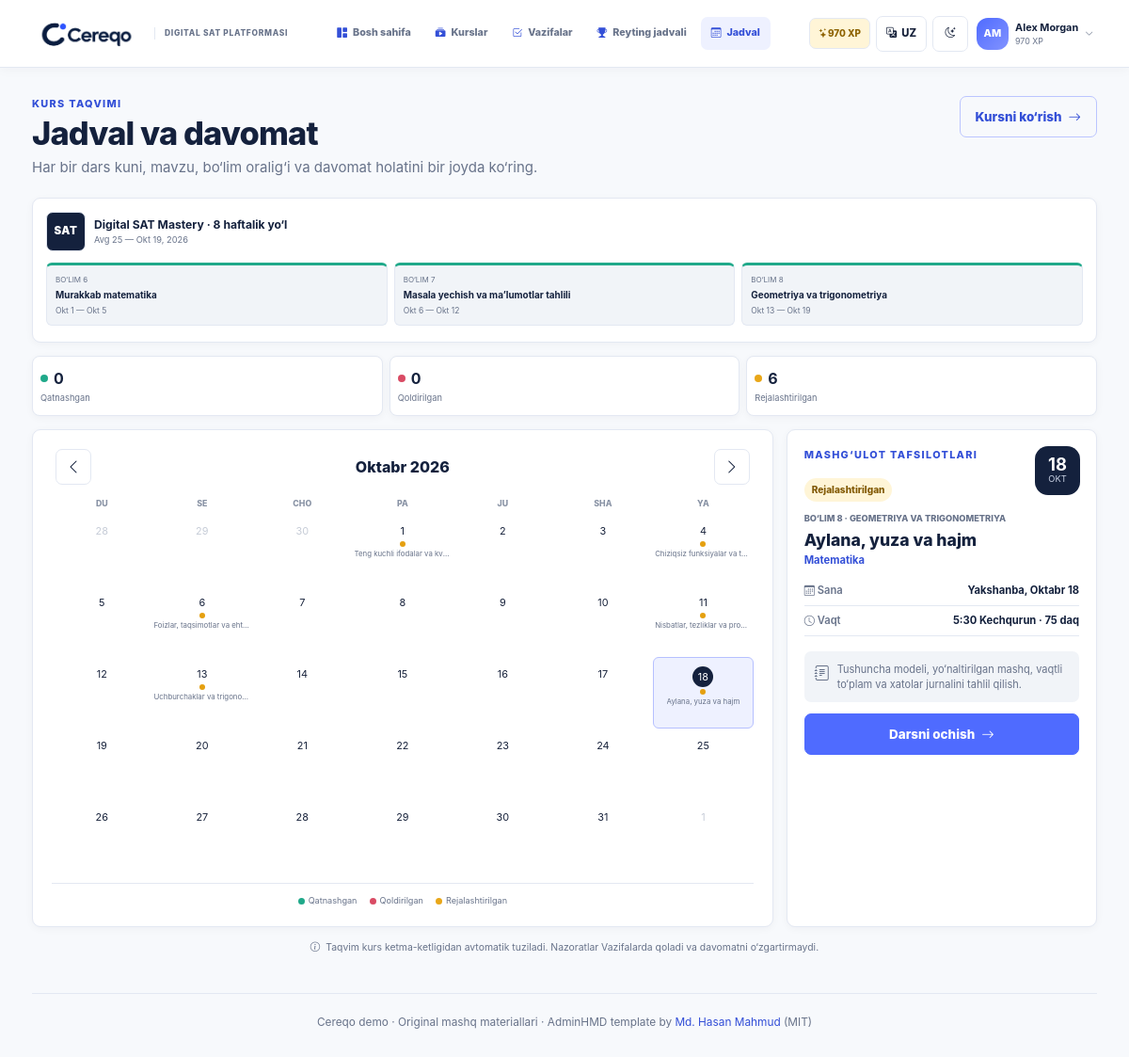
/attendance/ (signed in), run on an earlier commit of the app's database.
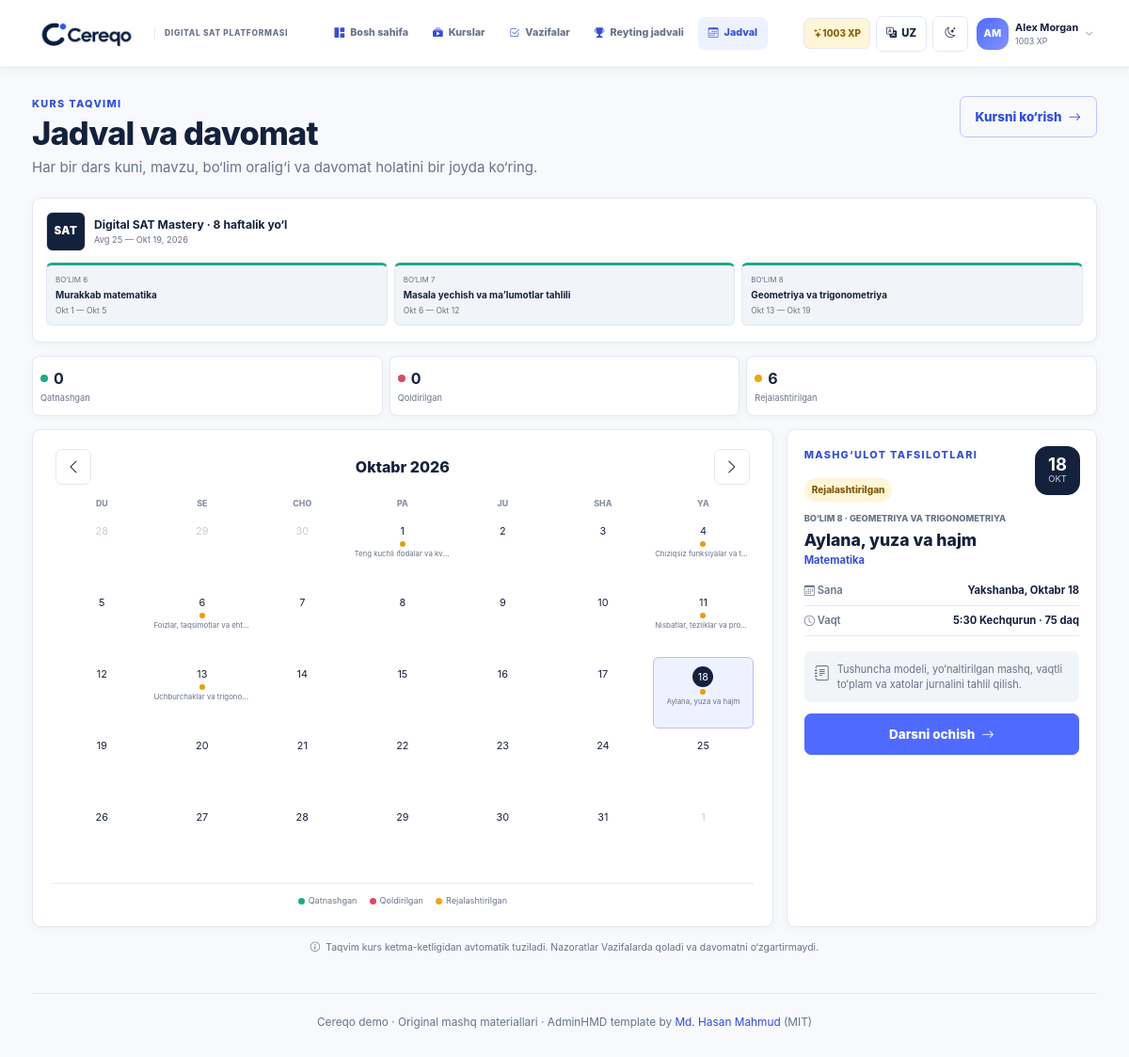
And on a later commit of the database.
### learning/models.py (models this page shows, shortened)
class Student(models.Model):
    user = models.OneToOneField(
        settings.AUTH_USER_MODEL,
        on_delete=models.CASCADE,
        related_name="student_profile",
        null=True,
        blank=True,
    )
    name = models.CharField(max_length=100, unique=True)
    initials = models.CharField(max_length=3)
    points = models.PositiveIntegerField(default=0)
    streak = models.PositiveIntegerField(default=0)
    badge = models.CharField(max_length=80, blank=True)
    is_demo = models.BooleanField(default=False)
    class Meta:
        ordering = ["-points", "name"]

class Course(models.Model):
    title = models.CharField(max_length=160)
    code = models.SlugField(max_length=60, unique=True)
    description = models.TextField()
    instructor_name = models.CharField(max_length=100, default="Cereqo mentor")
    instructor_role = models.CharField(max_length=100, default="SAT mentor")
    cover_image = models.CharField(
        max_length=255,
        default="cereqo/img/mentors/cereqo-classroom.jpg",
    )
    start_date = models.DateField()
    end_date = models.DateField()
    target_score = models.PositiveSmallIntegerField(default=1400)
    is_active = models.BooleanField(default=True)
    class Meta:
        ordering = ["-is_active", "start_date", "id"]

class CourseSection(models.Model):
    SUBJECT_CHOICES = [("math", "Math"), ("rw", "Reading & Writing")]
    course = models.ForeignKey(Course, on_delete=models.CASCADE, related_name="sections")
    title = models.CharField(max_length=160)
    domain = models.CharField(max_length=120)
    subject = models.CharField(max_length=10, choices=SUBJECT_CHOICES)
    description = models.TextField()
    start_date = models.DateField()
    end_date = models.DateField()
    order = models.PositiveSmallIntegerField(default=1)
    exam_weight_percent = models.PositiveSmallIntegerField(default=25)
    class Meta:
        ordering = ["course", "order", "id"]
        constraints = [
            models.UniqueConstraint(fields=["course", "order"], name="unique_course_section_order")
        ]

class AttendanceSession(models.Model):
    STATUS_CHOICES = [
        ("attended", "Attended"),
        ("missed", "Missed"),
        ("scheduled", "Scheduled"),
    ]
    date = models.DateField(unique=True)
    lesson = models.OneToOneField(
        Lesson, on_delete=models.CASCADE, related_name="attendance_session", null=True, blank=True
    )
    title = models.CharField(max_length=140)
    subject = models.CharField(max_length=40)
    start_time = models.TimeField()
    status = models.CharField(max_length=12, choices=STATUS_CHOICES)
    notes = models.TextField(blank=True)
    class Meta:
        ordering = ["date"]

class Lesson(models.Model):
    SUBJECT_CHOICES = [("math", "Math"), ("rw", "Reading & Writing")]
    title = models.CharField(max_length=160)
    section = models.ForeignKey(
        CourseSection, on_delete=models.CASCADE, related_name="lessons", null=True, blank=True
    )
    subject = models.CharField(max_length=10, choices=SUBJECT_CHOICES)
    topic = models.CharField(max_length=120)
    duration_minutes = models.PositiveSmallIntegerField(default=8)
    session_minutes = models.PositiveSmallIntegerField(default=75)
    summary = models.TextField()
    material = models.TextField()
    video_file = models.CharField(max_length=255, default="cereqo/video/demo-lesson-video.mp4")
    progress_percent = models.PositiveSmallIntegerField(
        default=0, validators=[MinValueValidator(0), MaxValueValidator(100)]
    )
    is_today = models.BooleanField(default=False)
    scheduled_date = models.DateField(null=True, blank=True)
    sequence = models.PositiveSmallIntegerField(default=1)
    sort_order = models.PositiveSmallIntegerField(default=0)
    class Meta:
        ordering = ["sort_order", "id"]

### learning/views.py (the view)
# urls.py: path("attendance/", views.attendance, name="attendance"),
@login_required
def attendance(request):
    today = timezone.localdate()
    try:
        year = int(request.GET.get("year", today.year))
        month = int(request.GET.get("month", today.month))
        focus_date = date.fromisoformat(request.GET.get("date", today.isoformat()))
        if not 1 <= month <= 12:
            raise ValueError
    except (ValueError, TypeError):
        year, month, focus_date = today.year, today.month, today
    month_start = date(year, month, 1)
    month_end = date(year, month, calendar.monthrange(year, month)[1])
    session_query = AttendanceSession.objects.select_related("lesson__section").filter(
        date__range=(month_start, month_end)
    )
    sessions = {item.date: item for item in session_query}
    cal = calendar.Calendar(firstweekday=0)
    weeks = []
    for week in cal.monthdatescalendar(year, month):
        weeks.append(
            [
                {
                    "date": day,
                    "day": day.day,
                    "in_month": day.month == month,
                    "is_today": day == today,
                    "session": sessions.get(day),
                }
                for day in week
            ]
        )
    selected = sessions.get(focus_date) or next(iter(sessions.values()), None)
    status_counts = AttendanceSession.objects.filter(date__range=(month_start, month_end)).aggregate(
        attended=Count("id", filter=Q(status="attended")),
        missed=Count("id", filter=Q(status="missed")),
        scheduled=Count("id", filter=Q(status="scheduled")),
    )
    previous = month_start - timedelta(days=1)
    next_month = month_end + timedelta(days=1)
    course = Course.objects.filter(is_active=True).first()
    course_sections = (
        course.sections.filter(start_date__lte=month_end, end_date__gte=month_start) if course else []
    )
    return render(
        request,
        "learning/attendance.html",
        {
            "active_nav": "attendance",
            "weeks": weeks,
            "month_label": month_start,
            "year": year,
            "month": month,
            "previous": previous,
            "next_month": next_month,
            "selected": selected,
            "status_counts": status_counts,
            "course": course,
            "course_sections": course_sections,
            "weekday_labels": ["Mon", "Tue", "Wed", "Thu", "Fri", "Sat", "Sun"],
        },
    )

### learning/context_processors.py (called while the page is built)
def demo_shell(request):
    student = student_for_user(request.user)
    return {"demo_student": student}

### learning/student_profiles.py (called while the page is built)
def student_for_user(user):
    if not user or not user.is_authenticated:
        return None
    try:
        return user.student_profile
    except Student.DoesNotExist:
        display_name = user.get_full_name() or user.email.split("@")[0] or user.get_username()
        display_name = _unique_name(display_name, user)
        return Student.objects.create(
            user=user,
            name=display_name,
            initials=_initials(display_name),
            badge="New learner",
        )

### templates/learning/attendance.html (shortened to what this page needs)
{% extends 'base.html' %}{% load i18n %}
{% block content %}
<section class="page-heading"><div><p class="eyebrow">{% translate "Course calendar" %}</p><h1>{% translate "Schedule & attendance" %}</h1><p>{% translate "See every lesson day, topic, section range, and attendance state in one place." %}</p></div>{% if course %}<a class="btn btn-outline-primary app-btn" href="{% url 'learning:course_detail' course.id %}">{% translate "View course" %}<i class="bi bi-arrow-right"></i></a>{% endif %}</section>
{% if course_sections %}<section class="calendar-course-strip"><div class="strip-heading"><span class="sat-mark">SAT</span><div><strong>{% translate course.title %}</strong><small>{{ course.start_date|date:'M j' }} — {{ course.end_date|date:'M j, Y' }}</small></div></div><div class="strip-sections">{% for section in course_sections %}<a class="strip-section subject-strip-{{ section.subject }}" href="{% url 'learning:section_detail' section.id %}"><span>{% translate "Section" %} {{ section.order }}</span><strong>{% translate section.domain %}</strong><small>{{ section.start_date|date:'M j' }} — {{ section.end_date|date:'M j' }}</small></a>{% endfor %}</div></section>{% endif %}
<section class="attendance-summary" aria-label="Monthly attendance summary">
  <div><span class="summary-dot attended"></span><strong>{{ status_counts.attended }}</strong><small>{% translate "Attended" %}</small></div><div><span class="summary-dot missed"></span><strong>{{ status_counts.missed }}</strong><small>{% translate "Missed" %}</small></div><div><span class="summary-dot scheduled"></span><strong>{{ status_counts.scheduled }}</strong><small>{% translate "Scheduled" %}</small></div>
</section>
<div class="attendance-layout">
  <section class="surface-card calendar-card" aria-label="{% translate 'Attendance calendar' %}">
    <div class="calendar-header"><a aria-label="{% translate 'Previous month' %}" href="?year={{ previous.year }}&month={{ previous.month }}"><i class="bi bi-chevron-left"></i></a><h2>{{ month_label|date:'F Y' }}</h2><a aria-label="{% translate 'Next month' %}" href="?year={{ next_month.year }}&month={{ next_month.month }}"><i class="bi bi-chevron-right"></i></a></div>
    <div class="calendar-grid weekday-row">{% for label in weekday_labels %}<span>{% translate label %}</span>{% endfor %}</div>
    <div class="calendar-grid">
      {% for week in weeks %}{% for cell in week %}
      {% if cell.in_month %}<a class="calendar-day {% if cell.is_today %}today{% endif %} {% if cell.session %}has-session session-{{ cell.session.status }}{% endif %} {% if selected.date == cell.date %}selected{% endif %}" href="?year={{ year }}&month={{ month }}&date={{ cell.date|date:'Y-m-d' }}" aria-label="{{ cell.date|date:'F j' }}{% if cell.session %}, {% translate cell.session.title %}, {{ cell.session.get_status_display }}{% endif %}"><span>{{ cell.day }}</span>{% if cell.session %}<i></i><small>{% translate cell.session.title %}</small>{% endif %}</a>{% else %}<span class="calendar-day outside"><span>{{ cell.day }}</span></span>{% endif %}
      {% endfor %}{% endfor %}
    </div>
    <div class="calendar-legend"><span><i class="attended"></i>{% translate "Attended" %}</span><span><i class="missed"></i>{% translate "Missed" %}</span><span><i class="scheduled"></i>{% translate "Scheduled" %}</span></div>
  </section>
  <aside class="surface-card session-detail">
    <p class="eyebrow">{% translate "Session details" %}</p>
    {% if selected %}
    <div class="session-date"><strong>{{ selected.date|date:'d' }}</strong><span>{{ selected.date|date:'M' }}</span></div><span class="status-badge status-{{ selected.status }}">{% translate selected.get_status_display %}</span>{% if selected.lesson.section %}<p class="session-section">{% translate "Section" %} {{ selected.lesson.section.order }} · {% translate selected.lesson.section.domain %}</p>{% endif %}<h2>{% translate selected.title %}</h2><p class="session-subject">{% translate selected.subject %}</p><dl><div><dt><i class="bi bi-calendar3"></i> {% translate "Date" %}</dt><dd>{{ selected.date|date:'l, F j' }}</dd></div><div><dt><i class="bi bi-clock"></i> {% translate "Time" %}</dt><dd>{{ selected.start_time|time:'g:i A' }} · {{ selected.lesson.session_minutes }} {% translate "min" %}</dd></div></dl><div class="session-note"><i class="bi bi-journal-text"></i><p>{% translate selected.notes %}</p></div>{% if selected.lesson %}<a class="btn btn-primary app-btn w-100" href="{% url 'learning:lesson_detail' selected.lesson.id %}">{% translate "Open lesson" %}<i class="bi bi-arrow-right"></i></a>{% endif %}
    {% else %}<div class="empty-state"><i class="bi bi-calendar2"></i><h2>{% translate "No session selected" %}</h2><p>{% translate "Choose a marked date to view the session." %}</p></div>{% endif %}
  </aside>
</div>
<p class="leaderboard-footnote"><i class="bi bi-info-circle"></i> {% translate "The calendar is generated from the course sequence. Checkpoints remain in Tasks and do not change attendance." %}</p>
{% endblock %}

### templates/base.html (shortened to what this page needs)
{% load static i18n %}
<!doctype html>
<html lang="{{ LANGUAGE_CODE }}">
<head>
  <link rel="stylesheet" href="{% static 'vendor/bootstrap/css/bootstrap.min.css' %}">
  <link rel="stylesheet" href="{% static 'vendor/bootstrap-icons/css/bootstrap-icons.css' %}">
  <link rel="stylesheet" href="{% static 'cereqo/css/cereqo.css' %}">
</head>
<body>
  <div class="app-shell topnav-shell">
    <header class="desktop-topbar main-navbar">
      <a class="topnav-brand" href="{% url 'learning:dashboard' %}"><img src="{% static 'cereqo/img/cereqo-logo.png' %}" alt="Cereqo"><span>{% translate "Digital SAT platform" %}</span></a>
      <nav class="desktop-main-nav" aria-label="Main navigation">{% include 'learning/_nav_links.html' %}</nav>
      <div class="topnav-actions">{% if user.is_authenticated and demo_student %}<span class="topnav-xp"><i class="bi bi-stars"></i>{{ demo_student.points }} XP</span>{% endif %}{% include 'learning/_toolbar_controls.html' %}{% if user.is_authenticated %}{% include 'learning/_profile_menu.html' %}{% else %}<a class="btn btn-primary navbar-login" href="{% url 'login' %}"><i class="bi bi-box-arrow-in-right"></i>{% translate "Log in" %}</a>{% endif %}</div>
    </header>
    <div class="app-main {% if landing_page %}landing-main{% endif %} {% if course_navigation %}has-course-sidebar{% endif %}">
      <main id="main-content" class="{% if landing_page %}landing-content{% else %}page-content{% endif %}" tabindex="-1">
        {% block content %}{% endblock %}
        {% if not landing_page %}
        <footer class="page-footer">{% translate "Cereqo demo" %} · {% translate "Original practice content" %} · AdminHMD template by <a href="https://github.com/HasanMahmudDev" target="_blank" rel="noreferrer">Md. Hasan Mahmud</a> (MIT)</footer>
        {% endif %}
      </main>
    </div>
  </div>
</body>
</html>

### templates/learning/_toolbar_controls.html (shortened to what this page needs)
{% load i18n %}
<div class="dropdown language-menu">
  <button class="toolbar-button" type="button" data-bs-toggle="dropdown" aria-expanded="false" aria-label="{% translate 'Change language' %}">
    <i class="bi bi-translate" aria-hidden="true"></i><span>{{ LANGUAGE_CODE|upper }}</span>
  </button>
</div>
<button class="toolbar-button" type="button" data-theme-toggle data-light-label="{% translate 'Switch to light mode' %}" data-dark-label="{% translate 'Switch to dark mode' %}" aria-label="{% translate 'Switch color theme' %}"><i class="bi bi-moon-stars" data-theme-icon aria-hidden="true"></i></button>

### templates/learning/_profile_menu.html (shortened to what this page needs)
{% load i18n %}
{% if user.is_authenticated and demo_student %}<div class="dropdown profile-menu">
  <button class="profile-trigger" type="button" data-bs-toggle="dropdown" aria-expanded="false" aria-label="{% translate 'Open profile menu' %}"><span class="avatar avatar-sm">{{ demo_student.initials }}</span><span class="profile-trigger-copy"><strong>{{ demo_student.name }}</strong><small>{{ demo_student.points }} XP</small></span><i class="bi bi-chevron-down"></i></button>
</div>{% endif %}

### templates/learning/_nav_links.html
{% load i18n %}
<a href="{% url 'learning:dashboard' %}" class="{% if active_nav == 'home' %}active{% endif %}" {% if active_nav == 'home' %}aria-current="page"{% endif %}><i class="bi bi-grid-1x2-fill"></i><span>{% translate "Home" %}</span></a>
<a href="{% url 'learning:learn' %}" class="{% if active_nav == 'learn' %}active{% endif %}" {% if active_nav == 'learn' %}aria-current="page"{% endif %}><i class="bi bi-collection-play-fill"></i><span>{% translate "Courses" %}</span></a>
{% if user.is_authenticated %}
<a href="{% url 'learning:homework_list' %}" class="{% if active_nav == 'tasks' %}active{% endif %}" {% if active_nav == 'tasks' %}aria-current="page"{% endif %}><i class="bi bi-check2-square"></i><span>{% translate "Tasks" %}</span></a>
<a href="{% url 'learning:leaderboard' %}" class="{% if active_nav == 'rank' %}active{% endif %}" {% if active_nav == 'rank' %}aria-current="page"{% endif %}><i class="bi bi-trophy-fill"></i><span>{% translate "Leaderboard" %}</span></a>
<a href="{% url 'learning:attendance' %}" class="{% if active_nav == 'attendance' %}active{% endif %}" {% if active_nav == 'attendance' %}aria-current="page"{% endif %}><i class="bi bi-calendar3"></i><span>{% translate "Schedule" %}</span></a>
{% endif %}

What changed in the data, as far as the page shows it:
changed Student "AM": points "970" → "1003"
